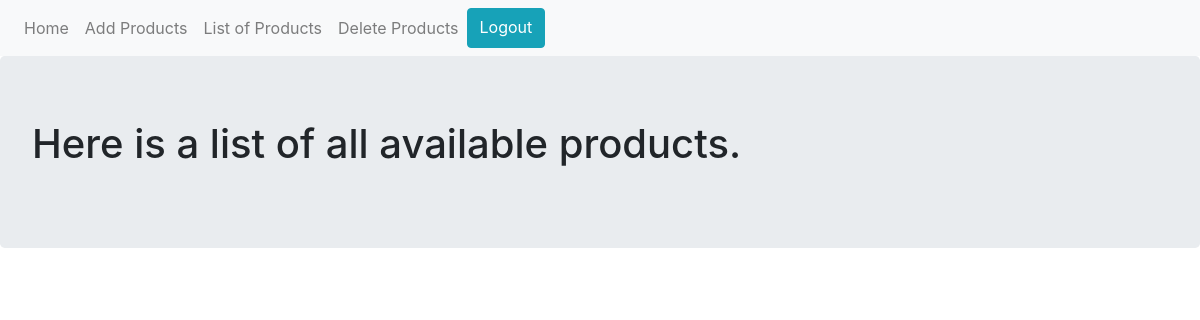
/list (signed in), run on an earlier commit of the app's database.
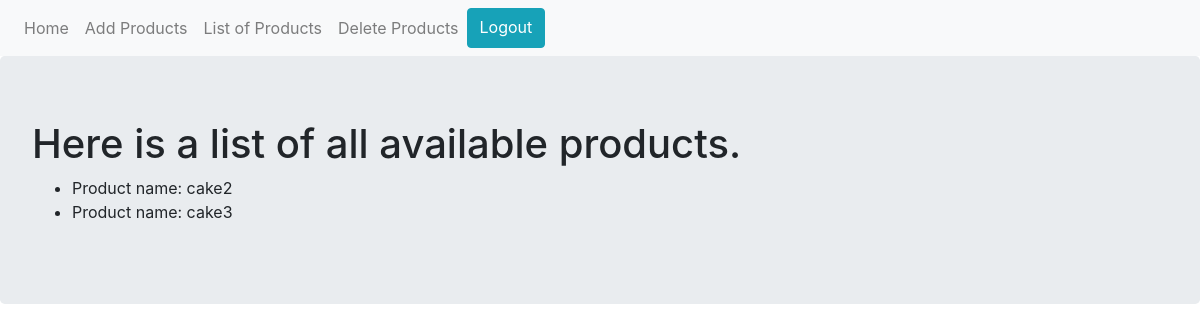
And on a later commit of the database.
### app/models.py (models this page shows, shortened)
class Product(db.Model):
    __tablename__ = 'products'
    id = db.Column(db.Integer,primary_key = True)
    product_name = db.Column(db.Text)
    def __repr__(self):
        return f"Product name: {self.product_name}"

### app/routes.py (the view)
@app.route('/list')
def list_products():
    products = Product.query.all()
    print(products)
    return render_template('list.html', products = products)

### app/models.py (called while the page is built)
@login.user_loader
def load_user(id):
    return User.query.get(int(id))

### app/templates/list.html
{% extends "base.html" %} {% block content %}
<div class="jumbotron">
    <h1>Here is a list of all available products.</h1>
    <ul>
        {% for p in products %}
        <li>{{p}}</li>
        {% endfor %}
    </ul>
</div>
{% endblock %}

### app/templates/base.html (shortened to what this page needs)
<!DOCTYPE html>
<html lang="en" dir="ltr">
<head>
    <link rel="stylesheet" href="https://maxcdn.bootstrapcdn.com/bootstrap/4.0.0/css/bootstrap.min.css">
</head>
<body>
    <nav class="navbar navbar-expand-lg navbar-light bg-light">
        <div class="navbar-nav">
            <a class="nav-item nav-link" href="{{ url_for('index') }}">Home</a> {% if current_user.is_anonymous %}
            <a class="btn btn-info" href="{{ url_for('login') }}">Login</a> {% else %}
            <a class="nav-item nav-link" href="{{ url_for('add_products') }}">Add Products</a>
            <a class="nav-item nav-link" href="{{ url_for('list_products') }}">List of Products</a>
            <a class="nav-item nav-link" href="{{ url_for('del_products') }}">Delete Products</a>
            <a class="btn btn-info" href="{{ url_for('logout') }}">Logout</a> {% endif %}
        </div>
    </nav>
    {% block content %} {% endblock %}
</body>
</html>

What changed in the data, as far as the page shows it:
added Product: product_name "Product name: cake2"
added Product: product_name "Product name: cake3"
